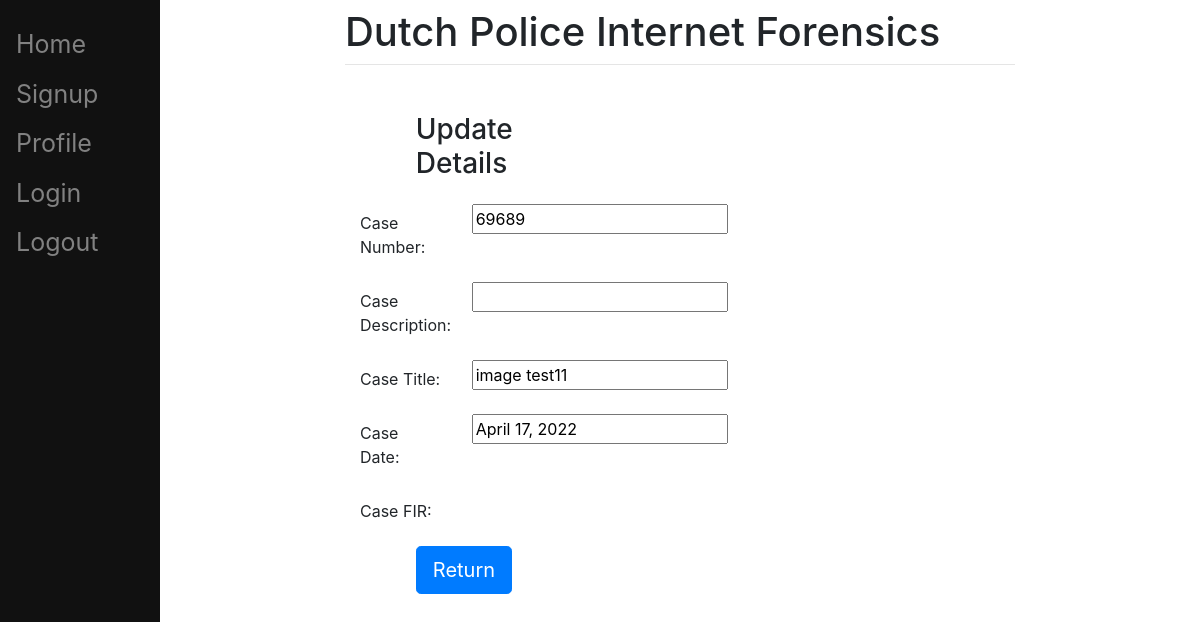
The page /details/3 (signed in) on the database as committed earlier.
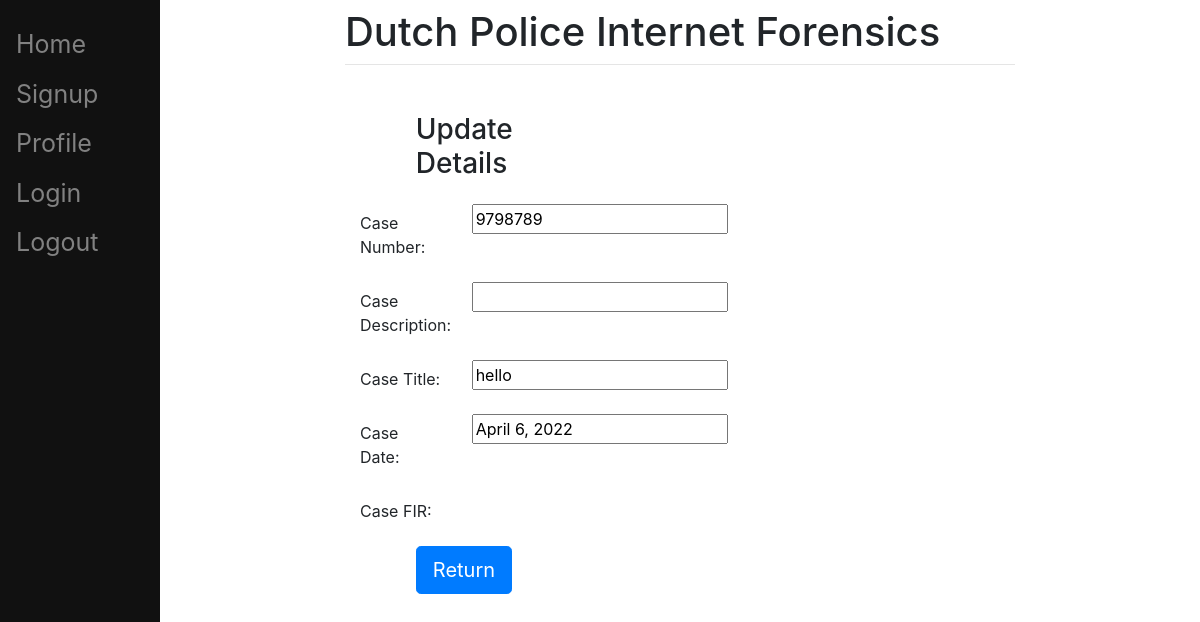
The same page on the database as committed later.
### testApp/models.py (models this page shows, shortened)
class Case(models.Model):
    title = models.CharField(max_length=50)
    number = models.CharField(max_length=15,unique=True)
    description = models.TextField(max_length=200, blank=True)
    comment = models.TextField(max_length=200, blank=True)
    date = models.DateField(null=True, blank=True)
    user = models.ForeignKey(User, on_delete=models.CASCADE, default=1)
    FIR = encrypt(models.ImageField(default='default.png', upload_to='case-FIR/', blank=True))

### testApp/views.py (the view)
# urls.py: path('details/<int:id>', views.details, name='details'),
def details(request, id):
    if request.user.is_authenticated:
        context = {}
        context["case"] = Case.objects.get(id=id)
        return render(request, "details.html", context)
    else:
        return HttpResponseRedirect('/login/')

### testApp/templates/details.html (shortened to what this page needs)
{% extends "base.html" %}
{% load crispy_forms_tags %}
{% block content %}
<form method="post" enctype="multipart/form-data" action="/update/{{case.id}}">
    <div class="container">
<br>
    <div class="form-group row">
    <label class="col-sm-1 col-form-label"></label>
    <div class="col-sm-4">
    <h3>Update Details</h3>
    </div>
  </div>
    <div class="form-group row">
    <label class="col-sm-2 col-form-label">Case Number:</label>
    <div class="col-sm-4">
        <input type="text" name="number" id="id_number" required maxlength="15" value="{{ case.number }}"/>
    </div>
  </div>
        <div class="form-group row">
    <label class="col-sm-2 col-form-label">Case Description:</label>
    <div class="col-sm-4">
        <input type="text" name="number" id="id_number" required maxlength="200" value="{{ case.desciption }}"/>
    </div>
  </div>
  <div class="form-group row">
    <label class="col-sm-2 col-form-label">Case Title:</label>
    <div class="col-sm-4">
        <input type="text" name="title" id="id_title" required maxlength="50" value="{{ case.title }}" />
    </div>
  </div>
    <div class="form-group row">
    <label class="col-sm-2 col-form-label">Case Date:</label>
    <div class="col-sm-4">
        <input type="test" name="date" id="id_date"  value="{{ case.date }}" />
    </div>
  </div>
    <div class="form-group row">
    <label class="col-sm-2 col-form-label">Case FIR:</label>
        <div class="col-sm-4">
    </div>
    </div>
    <div class="form-group row">
    <label class="col-sm-1 col-form-label"></label>
    <div class="col-sm-4">
    <a href="/show" class="btn btn-primary btn-lg">Return</a>
    </div>
  </div>
    </div>
{% endblock %}

Rows that differ between the two databases and show on the page:
changed Case: number "69689" → "9798789"; title "image test11" → "hello"; date "April 17, 2022" → "April 6, 2022"
